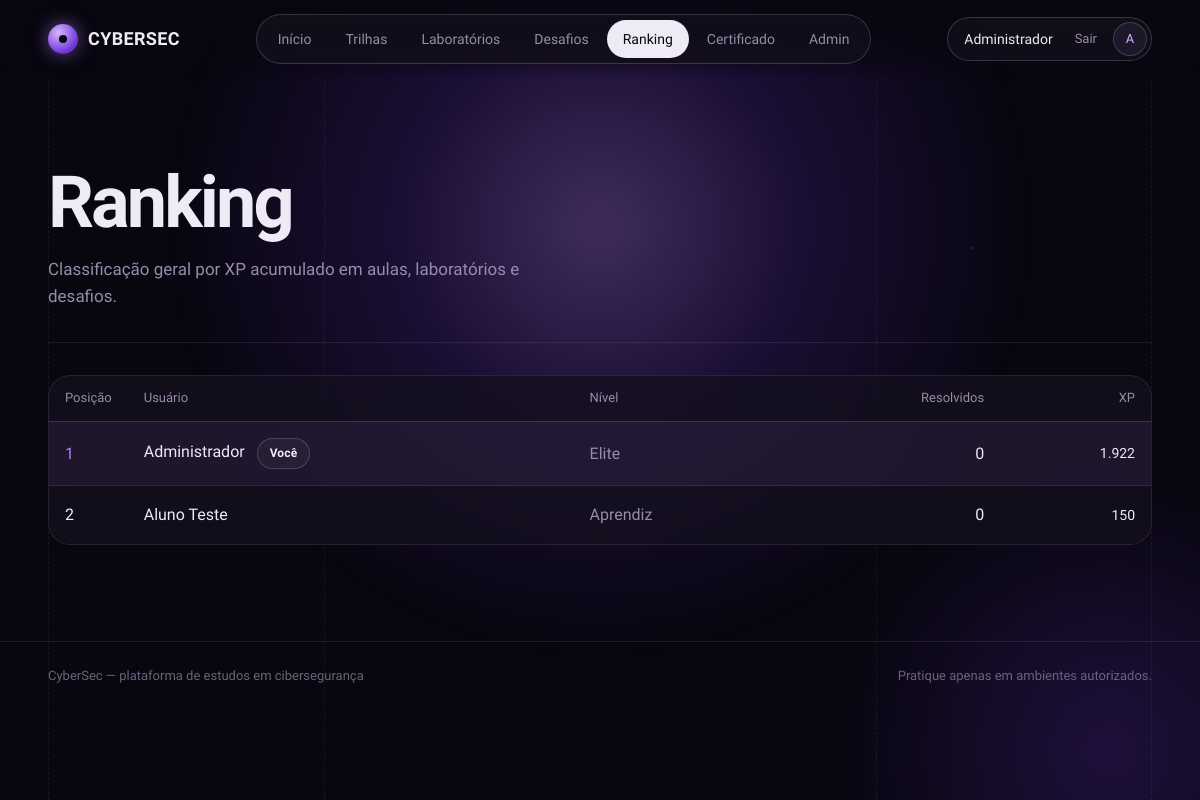
Screenshot of /public/ranking (signed in) with the database file from the repository.
### tables this page shows
CREATE TABLE `users` (
  `id` int(11) NOT NULL AUTO_INCREMENT,
  `name` varchar(100) NOT NULL,
  `email` varchar(150) NOT NULL,
  `password` varchar(255) NOT NULL,
  `role` enum('user','admin') DEFAULT 'user',
  `photo` varchar(255) DEFAULT NULL,
  `xp` int(11) DEFAULT 0,
  `level_id` int(11) DEFAULT NULL,
  `created_at` timestamp NOT NULL DEFAULT current_timestamp(),
  `updated_at` timestamp NOT NULL DEFAULT current_timestamp() ON UPDATE current_timestamp(),
  PRIMARY KEY (`id`),
  UNIQUE KEY `email` (`email`),
  KEY `fk_user_level` (`level_id`),
  CONSTRAINT `fk_user_level` FOREIGN KEY (`level_id`) REFERENCES `levels` (`id`) ON DELETE SET NULL
);

CREATE TABLE `levels` (
  `id` int(11) NOT NULL AUTO_INCREMENT,
  `name` varchar(50) NOT NULL,
  `xp_required` int(11) NOT NULL,
  PRIMARY KEY (`id`)
);

### app/core/Controller.php (called while the page is built, shortened)
<?php
abstract class Controller
{
    protected function view(string $view, array $data = []): void
    {
        extract($data);
       $file = __DIR__ . '/../views/' . $view . '.php';
require_once $file;
    }
}

### app/controllers/RankingController.php (called while the page is built, shortened)
<?php
class RankingController extends Controller
{
    private Ranking $rankingModel;
    public function __construct()
    {
        $this->rankingModel = new Ranking();
    }
    public function index(): void
    {
        $ranking =
            $this->rankingModel
                ->getRanking();
        $this->view(
            'ranking/index',
            [
                'ranking' => $ranking
            ]
        );
    }
}

### app/core/Router.php (called while the page is built, shortened)
<?php
class Router
{
    private array $routes = [];
    public function get(string $route, array $action): void
    {
        $this->routes['GET'][$route] = $action;
    }
    public function post(string $route, array $action): void
    {
        $this->routes['POST'][$route] = $action;
    }
    public function dispatch(): void
    {
        $method = $_SERVER['REQUEST_METHOD'];
        $uri = parse_url(
            $_SERVER['REQUEST_URI'],
            PHP_URL_PATH
        );
        $basePath = dirname(
            $_SERVER['SCRIPT_NAME']
        );
        $uri = str_replace($basePath, '', $uri);
        [$controllerName, $methodName] = $this->routes[$method][$uri];
        $controller = new $controllerName();
        $controller->$methodName();
    }
}

### public/index.php (called while the page is built, shortened)
<?php
spl_autoload_register(function ($class) {
    $folders = [
        '../app/core/',
        '../app/controllers/',
        '../app/models/'
    ];
    foreach ($folders as $folder) {
        $file = $folder . $class . '.php';
        if (file_exists($file)) {
            return;
        }
    }
});
$router = new Router();
$router->get('/', ['AuthController', 'login']);
$router->get('/login', ['AuthController', 'login']);
$router->post('/login', ['AuthController', 'authenticate']);
$router->get('/register', ['AuthController', 'register']);
$router->post('/register', ['AuthController', 'store']);
$router->post('/logout', ['AuthController', 'logout']);
$router->get('/certificate', [ 'CertificateController', 'index']);
$router->post('/certificate/generate',
['CertificateController','generate']);
$router->get('/lesson', ['LessonController', 'show']);
$router->post('/lesson/submit',['LessonController', 'submitQuiz']);
$router->get('/dashboard', ['DashboardController', 'index']);
$router->get('/profile', ['ProfileController', 'index']);
$router->post('/profile/update', ['ProfileController', 'update']);
$router->post('/profile/password', ['ProfileController', 'changePassword']);
$router->get('/challenges', ['ChallengeController', 'index']);
$router->get('/challenges/create', ['ChallengeController', 'create']);
$router->post('/challenges/store', ['ChallengeController', 'store']);
$router->get('/challenges/edit', ['ChallengeController', 'edit']);
$router->post('/challenges/update', ['ChallengeController', 'update']);
$router->post('/challenges/delete', ['ChallengeController', 'delete']);
$router->get('/challenge', ['ChallengeController', 'show']);
$router->post('/challenge/submit', ['ChallengeController', 'submitFlag']);
$router->get(
    '/paths',
    ['LearningPathController', 'index']
);
$router->get(
    '/path',
    ['LearningPathController', 'show']
);
$router->get(
    '/labs',
    ['LabController', 'index']
);
$router->get(
    '/lab',
    ['LabController', 'show']
);
$router->post(
    '/lab/submit',
    ['LabController', 'submit']
);
$router->get('/ranking', ['RankingController', 'index']);
$router->get('/admin', ['AdminController', 'dashboard']);
$router->get('/admin/users', ['AdminController', 'users']);
$router->get('/admin/challenges', ['AdminController', 'challenges']);
$router->get(
    '/admin/paths',
    ['AdminController', 'paths']
);
$router->get(
    '/admin/lessons',
    ['AdminController', 'lessons']
);
$router->get(
    '/admin/lessons/create',
    ['AdminController', 'createLesson']
);
$router->post(
    '/admin/lessons/store',
    ['AdminController', 'storeLesson']
);
$router->post(
    '/admin/lessons/delete',
    ['AdminController', 'deleteLesson']
);
$router->get(
    '/admin/questions',
    ['QuestionController', 'index']
);
$router->get(
    '/admin/questions/create',
    ['QuestionController', 'create']
);
$router->post(
    '/admin/questions/store',
    ['QuestionController', 'store']
);
$router->get(
    '/admin/questions/edit',
    ['QuestionController', 'edit']
);
$router->post(
    '/admin/questions/update',
    ['QuestionController', 'update']
);
$router->get(
    '/admin/paths/create',
    ['AdminController', 'createPath']
);
$router->post(
    '/admin/paths/store',
    ['AdminController', 'storePath']
);
$router->post(
    '/admin/paths/delete',
    ['AdminController', 'deletePath']
);
$router->get(
    '/admin/labs',
    ['AdminController', 'labs']
);
$router->get(
    '/admin/labs/create',
    ['AdminController', 'createLab']
);
$router->post(
    '/admin/labs/store',
    ['AdminController', 'storeLab']
);
$router->get(
    '/admin/labs/edit',
    ['AdminController', 'editLab']
);
$router->post(
    '/admin/labs/update',
    ['AdminController', 'updateLab']
);
$router->post(
    '/admin/labs/delete',
    ['AdminController', 'deleteLab']
);
$router->dispatch();

### app/core/Session.php (called while the page is built, shortened)
<?php
class Session
{
    public static function get(string $key): mixed
    {
        return $_SESSION[$key] ?? null;
    }
    public static function has(string $key): bool
    {
        return isset($_SESSION[$key]);
    }
}

### app/core/Auth.php (called while the page is built, shortened)
<?php
class Auth
{
    public static function check(): bool
    {
        return Session::has('user');
    }
    public static function user(): ?array
    {
        return Session::get('user');
    }
    public static function id(): ?int
    {
        $user = self::user();
        return $user['id'] ?? null;
    }
}

### app/core/Database.php (called while the page is built, shortened)
<?php
class Database
{
    private static ?PDO $instance = null;
    public static function getInstance(): PDO
    {
        if (self::$instance === null) {
            $dsn = "mysql:host=" . DB_HOST . ";dbname=" . DB_NAME . ";charset=utf8mb4";
            self::$instance = new PDO(
                $dsn,
                DB_USER,
                DB_PASS,
                [
                    PDO::ATTR_ERRMODE => PDO::ERRMODE_EXCEPTION,
                    PDO::ATTR_DEFAULT_FETCH_MODE => PDO::FETCH_ASSOC,
                    PDO::ATTR_EMULATE_PREPARES => false
                ]
            );
        }
        return self::$instance;
    }
}

### app/core/Model.php (called while the page is built, shortened)
<?php
abstract class Model
{
    public function __construct()
    {
        $this->db = Database::getInstance();
    }
}

### app/models/Ranking.php (called while the page is built)
<?php
class Ranking extends Model
{
    public function getRanking(): array
    {
        $sql = "
            SELECT
                u.id,
                u.name,
                u.xp,
                l.name AS level_name,
                COUNT(DISTINCT s.challenge_id) AS solved
            FROM users u
            LEFT JOIN levels l
                ON l.id = u.level_id
            LEFT JOIN submissions s
                ON s.user_id = u.id
                AND s.is_correct = 1
            GROUP BY
                u.id,
                u.name,
                u.xp,
                l.name
            ORDER BY u.xp DESC
        ";
        return $this->db
            ->query($sql)
            ->fetchAll();
    }
}

### app/views/ranking/index.php (the view, shortened to what this page needs)
<?php
require_once __DIR__ . '/../layouts/header.php';
$ranking = array_values($ranking);
$me = Auth::id();
?>
<main class="main-content">
    <header class="page-head">
        <div>
            <h1 class="page-title">Ranking</h1>
            <p class="page-lead">Classificação geral por XP acumulado em aulas, laboratórios e desafios.</p>
        </div>
    </header>
    <?php if (empty($ranking)): ?>
        <div class="empty"><strong>Ninguém pontuou ainda</strong>Resolva um desafio para abrir o ranking.</div>
    <?php else: ?>
        <div class="panel p-0">
            <div class="table-wrap">
                <table class="table">
                    <thead>
                        <tr>
                            <th scope="col">Posição</th>
                            <th scope="col">Usuário</th>
                            <th scope="col">Nível</th>
                            <th scope="col" class="text-end">Resolvidos</th>
                            <th scope="col" class="text-end">XP</th>
                        </tr>
                    </thead>
                    <tbody>
                        <?php foreach ($ranking as $i => $user): ?>
                            <tr class="<?= (int) $user['id'] === (int) $me ? 'is-me' : '' ?>">
                                <td class="rank-pos"><?= $i + 1 ?></td>
                                <td>
                                    <?= htmlspecialchars($user['name']) ?>
                                    <?php if ((int) $user['id'] === (int) $me): ?><span class="chip ms-2">Você</span><?php endif; ?>
                                </td>
                                <td class="text-secondary"><?= htmlspecialchars($user['level_name'] ?? 'Iniciante') ?></td>
                                <td class="text-end"><?= (int) $user['solved'] ?></td>
                                <td class="text-end xp"><?= number_format((int) $user['xp'], 0, ',', '.') ?></td>
                            </tr>
                        <?php endforeach; ?>
                    </tbody>
                </table>
            </div>
        </div>
    <?php endif; ?>
</main>
<?php require_once __DIR__ . '/../layouts/footer.php'; ?>

### app/views/layouts/header.php (shortened to what this page needs)
<?php
$__path = parse_url($_SERVER['REQUEST_URI'] ?? '/', PHP_URL_PATH) ?: '/';
$__base = rtrim(parse_url(BASE_URL, PHP_URL_PATH) ?: '', '/');
if ($__base !== '' && str_starts_with($__path, $__base)) {
    $__path = substr($__path, strlen($__base));
}
$__path = '/' . trim($__path, '/');
$__navItems = [
    ['/dashboard',   'Início',        ['/dashboard']],
    ['/paths',       'Trilhas',       ['/paths', '/path', '/lesson']],
    ['/labs',        'Laboratórios',  ['/labs', '/lab']],
    ['/challenges',  'Desafios',      ['/challenges', '/challenge']],
    ['/ranking',     'Ranking',       ['/ranking']],
    ['/certificate', 'Certificado',   ['/certificate']],
];
if (Auth::check() && Auth::isAdmin()) {
    $__navItems[] = ['/admin', 'Admin', ['/admin']];
}
$__isActive = function (array $prefixes) use ($__path): bool {
    foreach ($prefixes as $p) {
        if ($__path === $p || str_starts_with($__path, $p . '/')) {
            return true;
        }
    }
    return false;
};
$__user = Auth::user();
$__showNav = Auth::check() && empty($hideNav);
$__initials = '';
if ($__user) {
    $parts = preg_split('/\s+/', trim($__user['name'] ?? ''));
    $__initials = mb_strtoupper(mb_substr($parts[0] ?? '', 0, 1) . mb_substr(count($parts) > 1 ? end($parts) : '', 0, 1));
}
?>
<!DOCTYPE html>
<html lang="pt-BR" data-bs-theme="dark">
<head>
<link href="https://cdn.jsdelivr.net/npm/bootstrap@5.3.3/dist/css/bootstrap.min.css" rel="stylesheet">
<link rel="stylesheet" href="<?= BASE_URL ?>/assets/css/style.css?v=<?= @filemtime(__DIR__ . '/../../../public/assets/css/style.css') ?: time() ?>">
</head>
<body class="<?= htmlspecialchars($bodyClass ?? '') ?>">
<div class="atmosphere" aria-hidden="true">
    <div class="stars"></div>
    <div class="guides"><span></span><span></span><span></span></div>
</div>
<?php if ($__showNav): ?>
<header class="topbar" id="topbar">
    <a class="brand" href="<?= BASE_URL ?>/dashboard" aria-label="CyberSec, ir para o início">
        <span class="brand-mark" aria-hidden="true"></span>
        CYBERSEC
    </a>
    <nav class="pill-nav" id="mainNav" aria-label="Principal">
        <?php foreach ($__navItems as [$href, $label, $prefixes]): ?>
            <a href="<?= BASE_URL . $href ?>"
               class="<?= $__isActive($prefixes) ? 'active' : '' ?>"
               <?= $__isActive($prefixes) ? 'aria-current="page"' : '' ?>>
                <?= $label ?>
            </a>
        <?php endforeach; ?>
    </nav>
    <div class="user-pill">
        <span class="user-name"><?= htmlspecialchars($__user['name'] ?? '') ?></span>
        <form method="POST" action="<?= BASE_URL ?>/logout" class="logout-form">
            <button class="logout" type="submit">Sair</button>
        </form>
        <a href="<?= BASE_URL ?>/profile" aria-label="Meu perfil">
            <?php if (!empty($__user['photo'])): ?>
                <img class="avatar" src="<?= BASE_URL ?>/assets/uploads/profiles/<?= htmlspecialchars($__user['photo']) ?>" alt="">
            <?php else: ?>
                <span class="avatar"><?= htmlspecialchars($__initials) ?></span>
            <?php endif; ?>
        </a>
    </div>
</header>
<?php endif; ?>

### rows the page displays
users: name "Administrador", name "A", shows "Você", level.name "Elite", solved "0", xp "1.922"
users: name "Aluno Teste", level.name "Aprendiz", solved "0", xp "150"

### other values shown
$label "Início"
$label "Trilhas"
$label "Laboratórios"
$label "Desafios"
$label "Ranking"
$label "Certificado"
$label "Admin"
